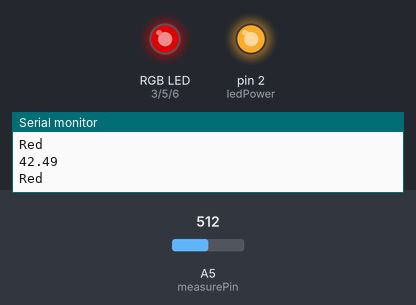
The sketch below on a simulated Arduino Uno, built with avr-gcc and run on an emulated ATmega328P. Parts: an RGB LED mixed from three pins (HIGH = lit), output pins drawn as LEDs (lit = HIGH), the last lines printed to the serial monitor. The test bench sets the inputs (shaded band); at power-on: A5 (measurePin) = 512. Dim RGB values are drawn brighter than linear.

Above: at 2.8 s.
2.9 s: A5 (measurePin) set to 446
At 3.76 s:
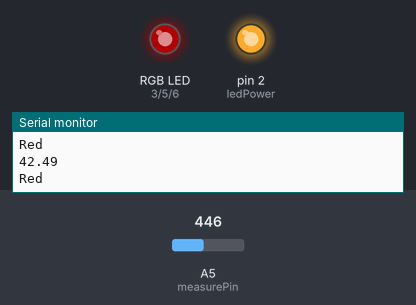
6.4 s: A5 (measurePin) set to 414
At 8.57 s:
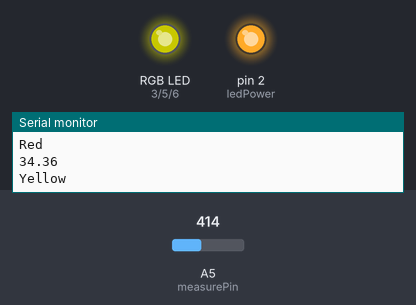
10.5 s: A5 (measurePin) set to 204
At 11.01 s:
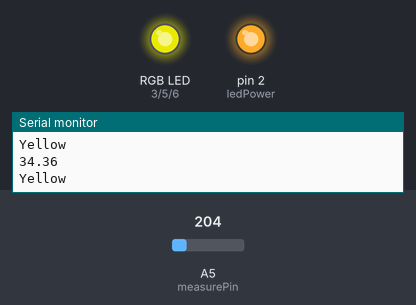
14.0 s: A5 (measurePin) set to 177
Timing chart, 0 to 65.0 s (numbered marks = the images above; inputs shaded):
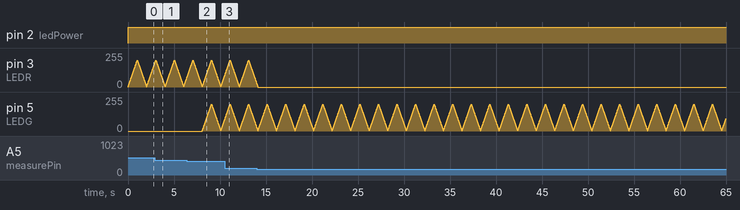

The sketch:

GP2YLED_breathing.ino
```cpp
const int measurePin = A5;                         //Connect dust sensor to Arduino A5 pin
const int ledPower = 2;                           //Connect 3 led driver pins of dust sensor to Arduino D2
const int LEDR = 3;                               //LED red Arduino pin 3
const int LEDG = 5;                               //LED green Arduino pin 3
const int LEDB = 6;

int samplingTime = 280;
int deltaTime = 40;
int sleepTime = 9680;

float voMeasured = 0;
float calcVoltage = 0;
float dustDensity = 0;

void showBreathing(int R, int G, int B){
  int gap = 100;
  //漸亮
  for(int i=1; i<=gap; i++){
  	analogWrite(LEDR, int(R/gap*i));
    analogWrite(LEDG, int(G/gap*i));
    analogWrite(LEDB, int(B/gap*i));
    delay(10);
  }
  //漸暗
  for(int i=gap; i>0; i--){
  	analogWrite(LEDR, int(R/gap*i));
    analogWrite(LEDG, int(G/gap*i));
    analogWrite(LEDB, int(B/gap*i));
    delay(10);
  }
}
void setup(){
  Serial.begin(9600);
  pinMode(ledPower,OUTPUT);
  pinMode(LEDR, OUTPUT);
  pinMode(LEDG, OUTPUT);
  pinMode(LEDB, OUTPUT);
}

void loop(){
  digitalWrite(ledPower,LOW);                                           // power on the LED
  delayMicroseconds(samplingTime);

  voMeasured = analogRead(measurePin);                                  // read the dust value

  delayMicroseconds(deltaTime);
  digitalWrite(ledPower,HIGH);                                         // turn the LED off
  delayMicroseconds(sleepTime);

  calcVoltage = voMeasured * (5.0 / 1024.0);

  dustDensity = (170 * calcVoltage - 0.1)*0.1;

  Serial.println(dustDensity); // unit: ug/m3

  if(dustDensity>=35.5){
    Serial.println("Red");
    showBreathing(255, 0, 0);
  }
  else if(35.5>dustDensity && dustDensity>=15.5){
    Serial.println("Yellow");
    showBreathing(255, 255, 0);
  }
  else{
    Serial.println("Green");
    showBreathing(0, 255, 0);
  }
}
```

Measured:
- the behaviour switches between 428 and 427 on A5 (measurePin) (found by bisection; images 1 and 2)
